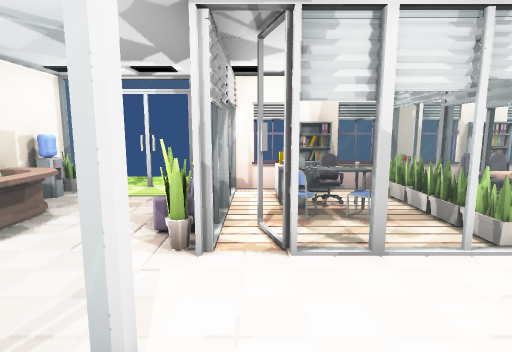
view 1 (above)

16 first-person views from a walk through a 3-D level made in the Unity game engine. The camera is 1.4 m above the floor, tilts 8° down and sees 80° across. Doors are open. The floor is counted in squares, 1 m on a side. Each view is taken from the middle of a square. On the plan, view 1 faces up. The plan holds only what a view shows up to about 14 squares ahead; the rest is blank. The place goes on beyond the plan. The player is left out. Some surface patterns are stand-ins.

view 2
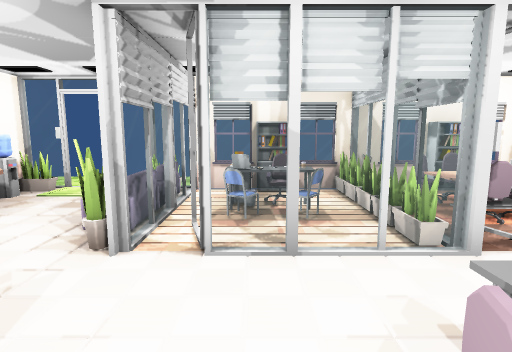

view 3
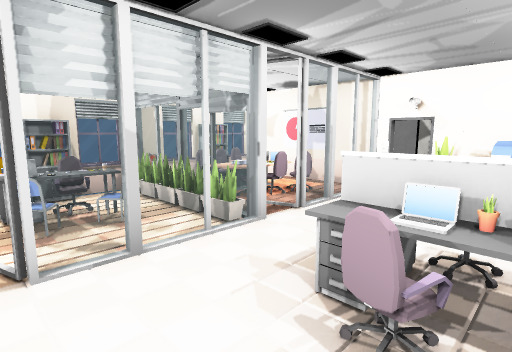

view 4
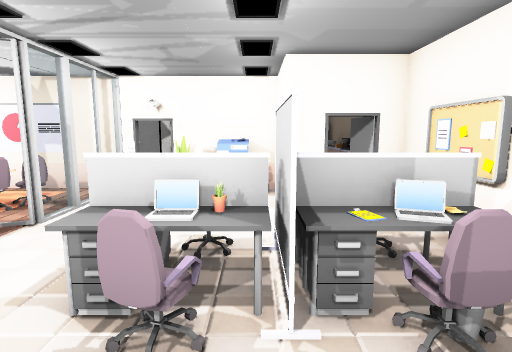

view 5
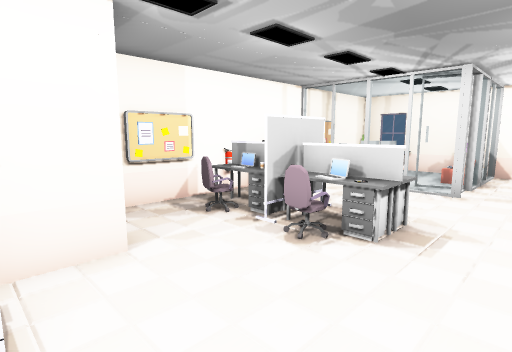

view 6
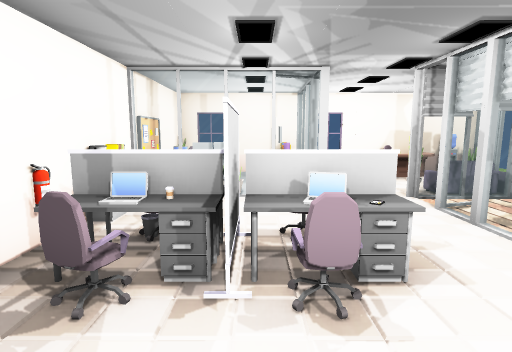

view 7
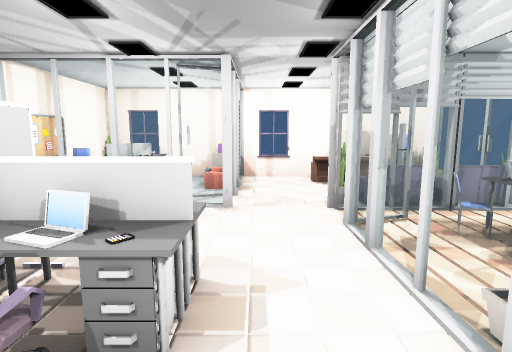

view 8
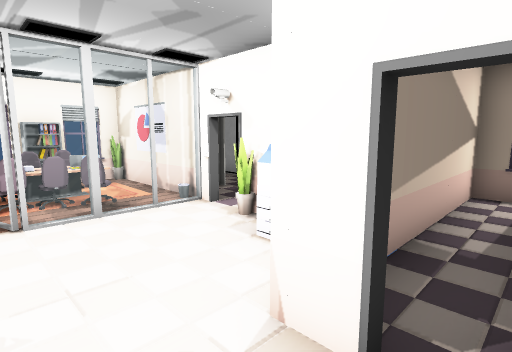

view 9
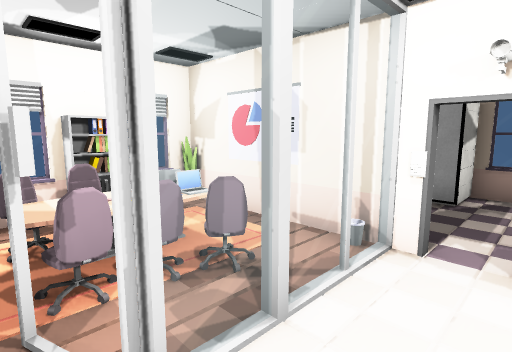

view 10
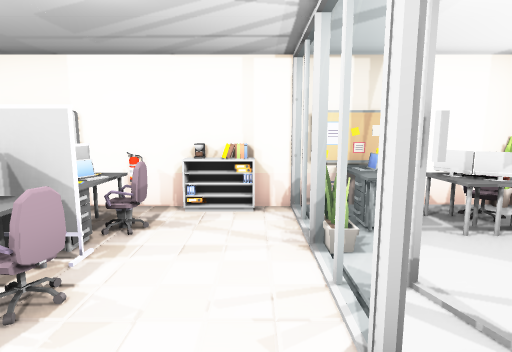

view 11
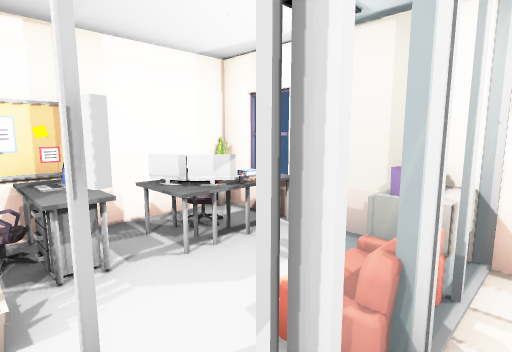

view 12
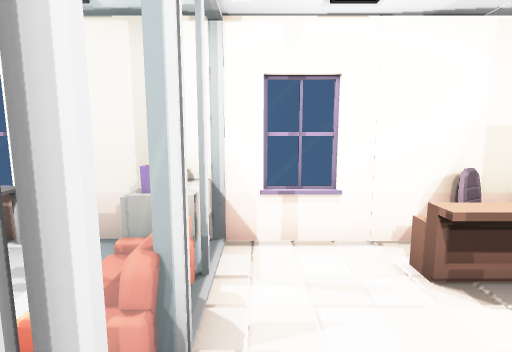

view 13
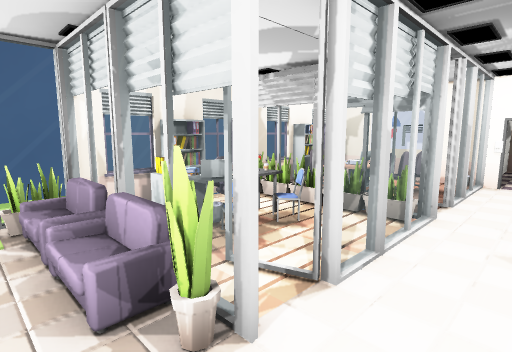

view 14
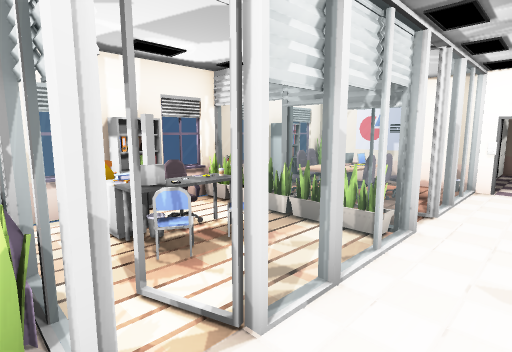

view 15
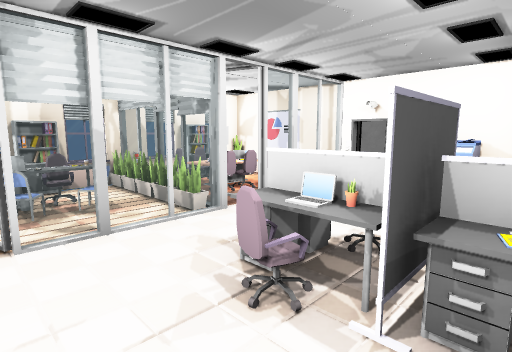

view 16
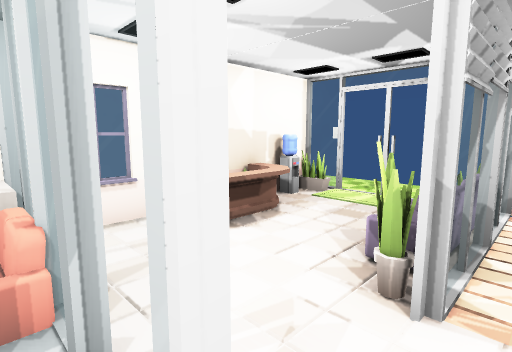

### Floor plan
Key: @ floor where view 1 was taken; # wall or solid block; . floor; D open door; = window, fence, low wall or low ledge; T thing the floor can be seen under or through; O other object.
Columns run from 5 left of view 1 to 10 right of it. Each row starts with its distance up from view 1.
  8 ODDO=####O###O
  7 OO..O=OOOOOOO
  6 O#..=#OO#OOOOO
  5 # ..O=#OOOOOOOO
  4 #O..OD..OD#O= O
  3 #.....TT=.##. .
  2 #O...........O.
  1 OOODD..#O...O
  0  ...=@.OO...O#
 -1 #OOOO.OOOO.O O##
 -2 #OOOOOOOO..# OO
 -3 O##OO##O###

Where each view was taken, in squares from view 1:
view 1: 0 up, 0 right, facing up
view 2: 0 up, 1 right, facing up
view 3: 0 up, 0 right, facing up-right
view 4: 0 up, 0 right, facing right
view 5: 3 up, 7 right, facing down-left
view 6: 0 up, 6 right, facing left
view 7: 2 up, 5 right, facing left
view 8: 2 down, 4 right, facing up-right
view 9: 2 up, 4 right, facing up-right
view 10: 3 up, 0 right, facing down
view 11: 2 up, 1 left, facing down-left
view 12: 2 up, 1 left, facing left
view 13: 2 up, 2 left, facing up-right
view 14: 2 up, 1 left, facing up-right
view 15: 1 down, 0 right, facing up-right
view 16: 1 up, 0 right, facing up-left
